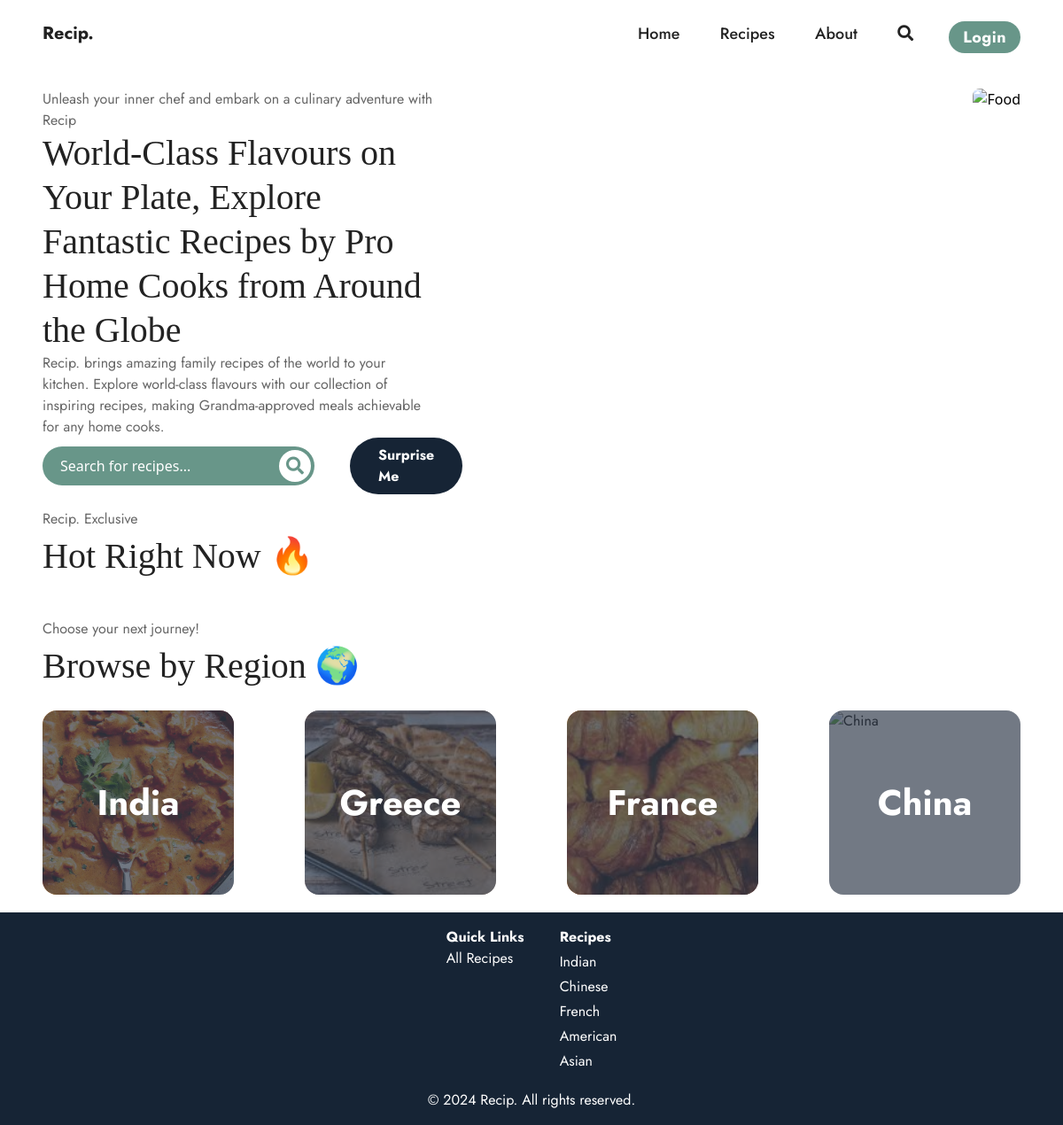
/, run on an earlier commit of the app's database.
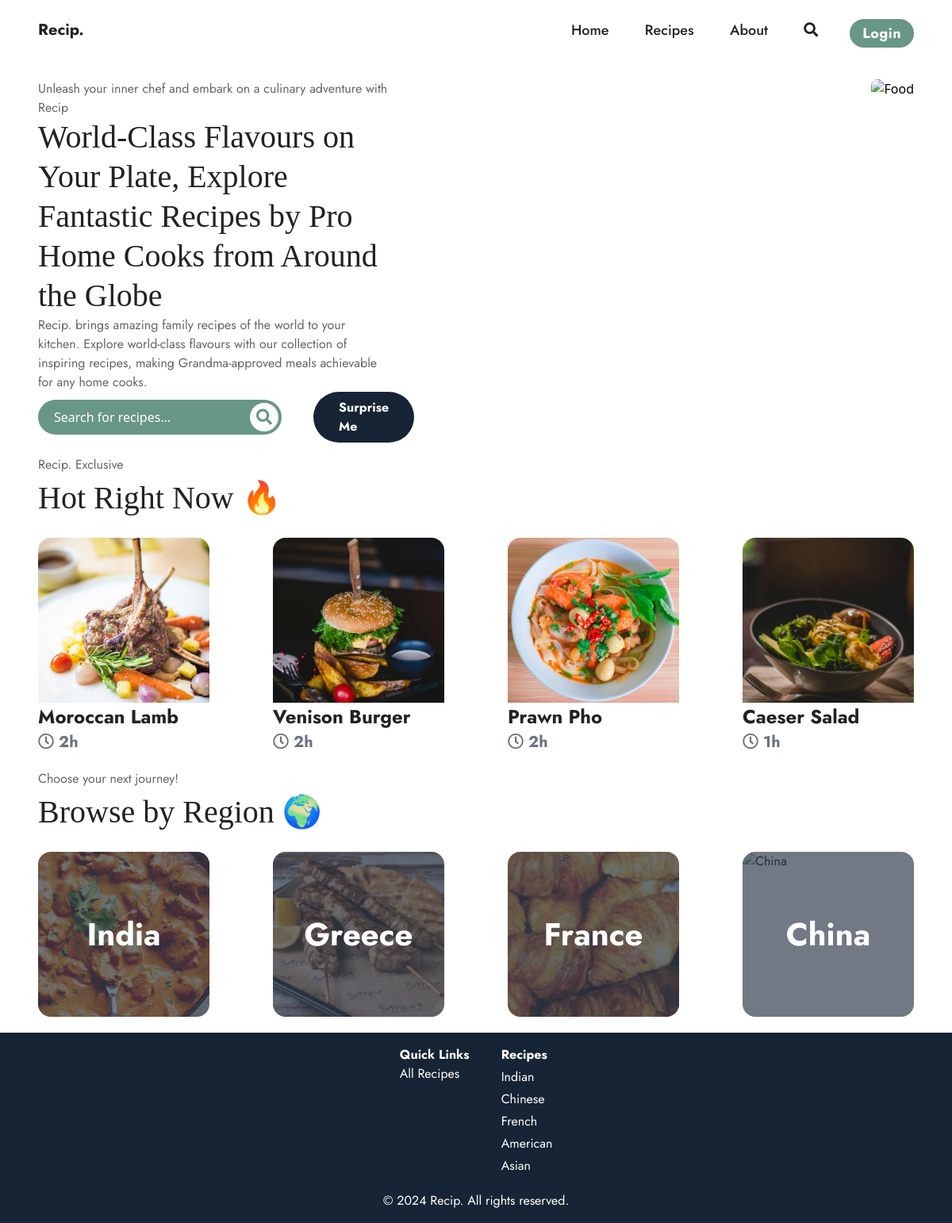
And on a later commit of the database.
### recipes/models.py (models this page shows, shortened)
class Recipe(models.Model):
    ASIAN = 'asian'
    AMERICAN = 'american'
    MEXICAN = 'mexican'
    ITALIAN = 'italian'
    FRENCH = 'french'
    EGYPTIAN = 'egyptian'
    MORROCAN = 'morrocan'
    INDIAN = 'indian'
    CHINESE = 'chinese'
    JAPANESE = 'japanese'
    OTHER = 'other'
    CATEGORY_CHOICES = [
        (ASIAN, 'asian'),
        (AMERICAN, 'american'),
        (MEXICAN, 'mexican'),
        (ITALIAN, 'italian'),
        (FRENCH, 'french'),
        (EGYPTIAN, 'egyptian'),
        (MORROCAN, 'morrocan'),
        (INDIAN, 'indian'),
        (CHINESE, 'chinese'),
        (JAPANESE, 'japanese'),
        (OTHER, 'other')
    ]
    title = models.CharField(max_length=100, default='Enter the name of your dish...')
    description = models.TextField()
    image = models.ImageField(upload_to='recipe_images', default='recipe_images/default.jpg')
    ingredients = RichTextField(default='Write your ingredients here...')
    instructions = RichTextField(default='Write your instructions here...')
    category = models.CharField(max_length=30, default=OTHER, choices=CATEGORY_CHOICES)
    total_cook_time = models.IntegerField(default=0)
    author = models.ForeignKey(User, on_delete=models.PROTECT, related_name='recipes')
    created_at = models.DateTimeField(auto_now_add=True)
    updated_at = models.DateTimeField(auto_now=True)

### recipes/views.py (the view)
# urls.py: path('', HomeView.as_view(), name='home'),
class HomeView(ListView):
    model = Recipe
    template_name = 'recipes/home.html'
    context_object_name = 'recipe_list'

### recipes/templates/recipes/home.html (shortened to what this page needs)
{% extends 'base.html' %} {% block content %}
<div class="px-12">
	<section class="flex flex-row my-4 justify-between">
		<div class="flex flex-col w-2/5">
			<p>
				Unleash your inner chef and embark on a culinary adventure with Recip
			</p>
			<h1 class="leading-tight">
				World-Class Flavours on Your Plate, Explore Fantastic Recipes by Pro
				Home Cooks from Around the Globe
			</h1>
			<p>
				Recip. brings amazing family recipes of the world to your kitchen.
				Explore world-class flavours with our collection of inspiring recipes,
				making Grandma-approved meals achievable for any home cooks.
			</p>
			<div class="flex flex-row space-x-10 items-center">
				<form method="GET" action="{% url 'recipes_list_by_search'  %}">
					<div class="flex flex-row rounded-full p-1 home-input">
						<input
							type="text"
							name="search_query"
							placeholder="Search for recipes..."
							class="flex-grow bg-transparent px-4"
						/>
						<button type="submit">
							<i
								class="fas fa-search rounded-full text-xl bg-white p-2"
								style="color: var(--accent-color)"
							></i>
						</button>
					</div>
				</form>
				<a
					href="{% url 'random_recipe' %}"
					class="rounded-full px-8 py-2 text-white font-bold"
					style="background-color: var(--primary-color)"
					>Surprise Me</a
				>
			</div>
		</div>
		<div class="items-center">
			{% load static %}
			<img
				src="{% static 'images/food.jpg' %}"
				alt="Food"
				class="object-cover rounded-lg"
			/>
		</div>
	</section>
	<section>
		<p>Recip. Exclusive</p>
		<h1>Hot Right Now &#128293;</h1>
		<div class="grid grid-cols-4 gap-20 my-5">
			{% for recipe in recipe_list|slice:":4" %}
			<a id="food-card" href="{% url 'recipe_detail' recipe.pk %}"
				><div class="rounded-2xl w-full h-fit">
					<img
						src="{{ recipe.image.url }}"
						alt="{{ recipe.title }}"
						class="rounded-t-2xl w-full h-52 object-cover"
					/>
					<div class="z-10 bg-white w-fit">
						<h3 class="jost font-bold">{{ recipe.title }}</h3>
						<h6 class="jost text-gray-500 text-xl font-bold">
							<i class="far fa-clock text-gray-500 text-xl"></i>
							{{ recipe.total_cook_time }}h
						</h6>
					</div>
				</div></a
			>
			{% endfor%}
		</div>
	</section>
	<section>
		<p>Choose your next journey!</p>
		<h1>Browse by Region &#127757;</h1>
		<div class="grid grid-cols-4 gap-20 my-5">
			<div id="food-card" class="relative rounded-2xl h-fit">
				<a href="{% url 'recipes_list_by_category' 'indian'%}">
					<div
						class="absolute inset-0 bg-gray-700 opacity-70 rounded-2xl"
					></div>
					<h1
						class="jost font-bold absolute top-1/2 left-1/2 transform -translate-x-1/2 -translate-y-1/2 text-white"
					>
						India
					</h1>
				</a>
			</div>
			<div id="food-card" class="relative rounded-2xl h-fit">
				<a href="{% url 'recipes_list_by_category' 'greece'%}">
					<div
						class="absolute inset-0 bg-gray-700 opacity-70 rounded-2xl"
					></div>
					<h1
						class="jost font-bold absolute top-1/2 left-1/2 transform -translate-x-1/2 -translate-y-1/2 text-white"
					>
						Greece
					</h1>
				</a>
			</div>
			<div id="food-card" class="relative rounded-2xl h-fit">
				<a href="{% url 'recipes_list_by_category' 'french'%}">
					<div
						class="absolute inset-0 bg-gray-700 opacity-70 rounded-2xl"
					></div>
					<h1
						class="jost font-bold absolute top-1/2 left-1/2 transform -translate-x-1/2 -translate-y-1/2 text-white"
					>
						France
					</h1>
				</a>
			</div>
			<div id="food-card" class="relative rounded-2xl h-fit">
				<a href="{% url 'recipes_list_by_category' 'chinese'%}">
					<div
						class="absolute inset-0 bg-gray-700 opacity-70 rounded-2xl"
					></div>
					<h1
						class="jost font-bold absolute top-1/2 left-1/2 transform -translate-x-1/2 -translate-y-1/2 text-white"
					>
						China
					</h1>
				</a>
			</div>
		</div>
	</section>
</div>
{% endblock %}

What changed in the data, as far as the page shows it:
added Recipe: image (picture), title "Moroccan Lamb", total_cook_time "2"
added Recipe: image (picture), title "Venison Burger", total_cook_time "2"
added Recipe: image (picture), title "Prawn Pho", total_cook_time "2"
added Recipe: image (picture), title "Caeser Salad", total_cook_time "1"
